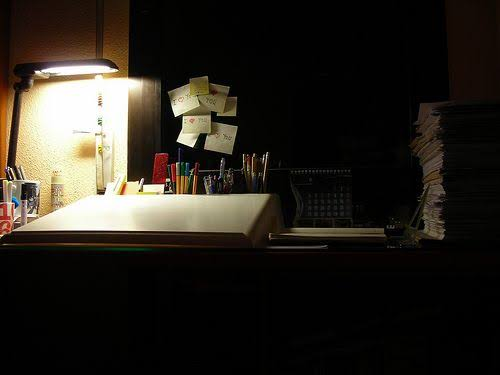
#> input picture imagen2/image.png, 500 x 375 px, found by its file name
$ python taller3.py
#> lines starting #> are read from the running program, lines starting #| are printed output that depends on the picture; after the words box and inside, x2 and y2 are one past the last pixel; in counts of white or black regions, pixels touching at a corner belong together
import cv2
import numpy as np

# 1. Cargar una imagen en escala de grises
imagen = cv2.imread('/workspaces/IA---2/imagen2/image.png', cv2.IMREAD_GRAYSCALE)
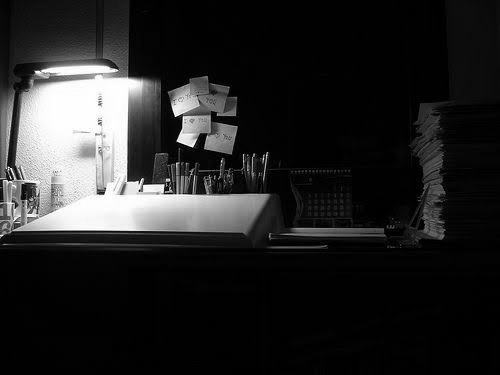
#> imagen: shape (375, 500); min 0, max 255, mean 37.6

# Verificar que la imagen se haya cargado correctamente
if imagen is None:
    print("Error: No se encontró la imagen. Verifica la ruta ingresada.")
else:
    # 2. Binarización estática con umbral
    _, imagen_binaria = cv2.threshold(imagen, 127, 255, cv2.THRESH_BINARY)
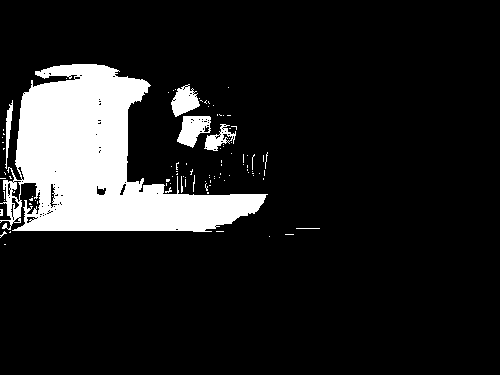
#> imagen_binaria: shape (375, 500); 13% white; 98 white regions (91 under 20 px), largest, box (x1, y1, x2, y2) and area: (0, 64, 268, 232) 22148, (177, 116, 211, 148) 671, (171, 84, 200, 117) 568

    # 3. Construir Elemento Estructurante (Kernel de 3x3)
    kernel = np.ones((3, 3), np.uint8)

    # 4. Operación Morfológica de APERTURA (Erosión seguida de Dilatación)
    imagen_apertura = cv2.morphologyEx(imagen_binaria, cv2.MORPH_OPEN, kernel)
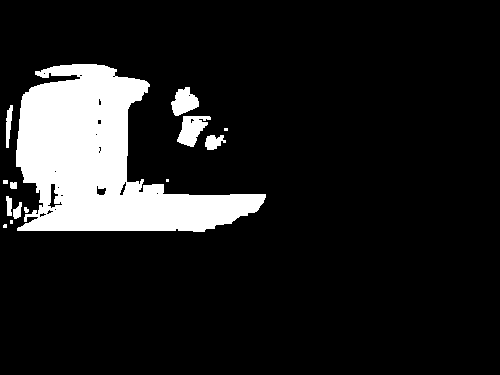
#> imagen_apertura: shape (375, 500); 12.4% white; 14 white regions (4 under 20 px), largest, box (x1, y1, x2, y2) and area: (16, 64, 266, 232) 21334, (177, 116, 211, 147) 619, (171, 87, 199, 116) 518

    # 5. Operación Morfológica de CIERRE (Dilatación seguida de Erosión)
    imagen_cierre = cv2.morphologyEx(imagen_binaria, cv2.MORPH_CLOSE, kernel)
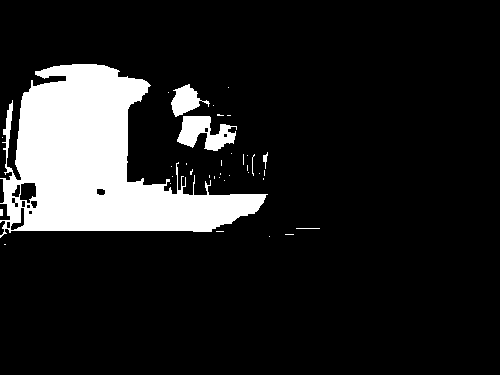
#> imagen_cierre: shape (375, 500); 13.5% white; 37 white regions (30 under 20 px), largest, box (x1, y1, x2, y2) and area: (0, 64, 268, 238) 23232, (177, 116, 237, 151) 1188, (171, 84, 210, 117) 639

    # 6. Guardar los resultados como archivos de imagen en lugar de usar cv2.imshow
    cv2.imwrite('/workspaces/IA---2/1_binaria.png', imagen_binaria)
    cv2.imwrite('/workspaces/IA---2/2_apertura.png', imagen_apertura)
    cv2.imwrite('/workspaces/IA---2/3_cierre.png', imagen_cierre)

    print("Procesamiento completado con éxito. Se crearon los archivos '1_binaria.png', '2_apertura.png' y '3_cierre.png'.")
